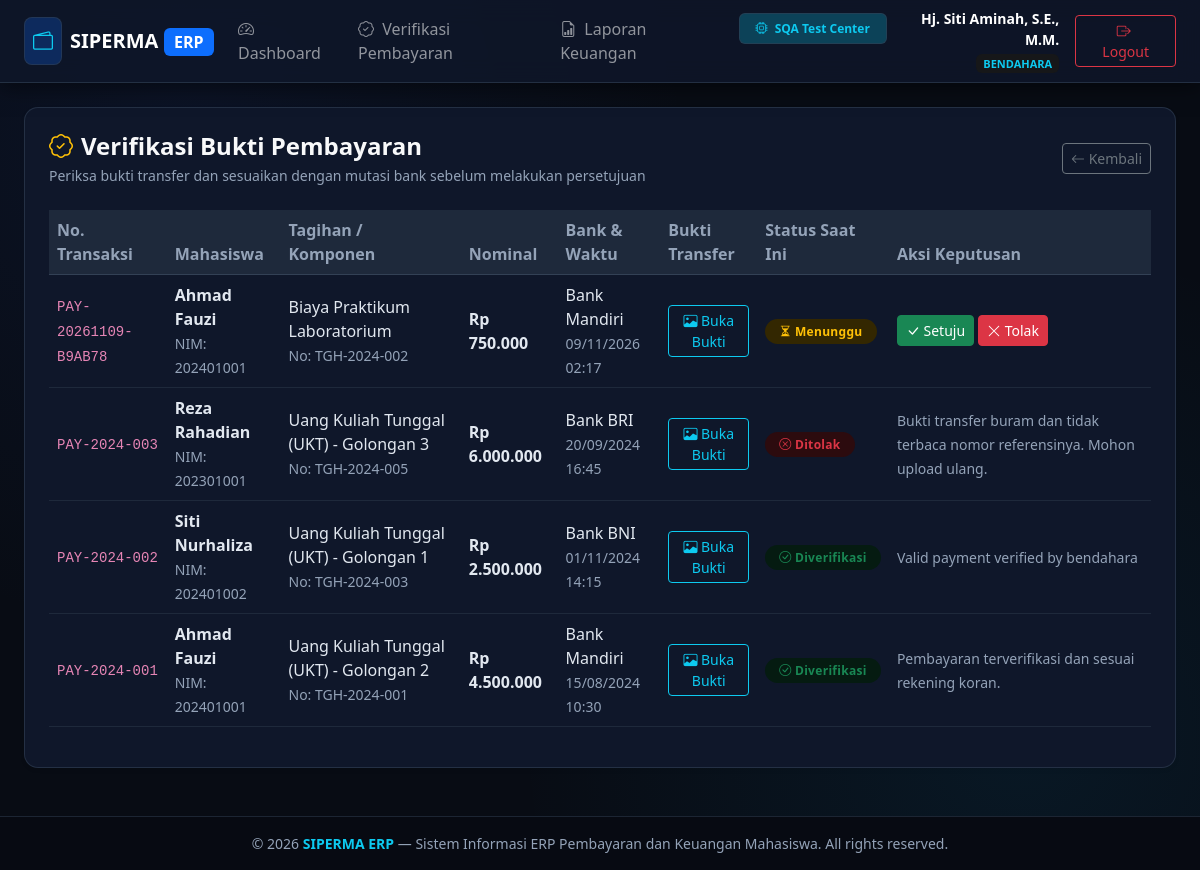
Page /bendahara/verifikasi (signed in) on the earlier database version.
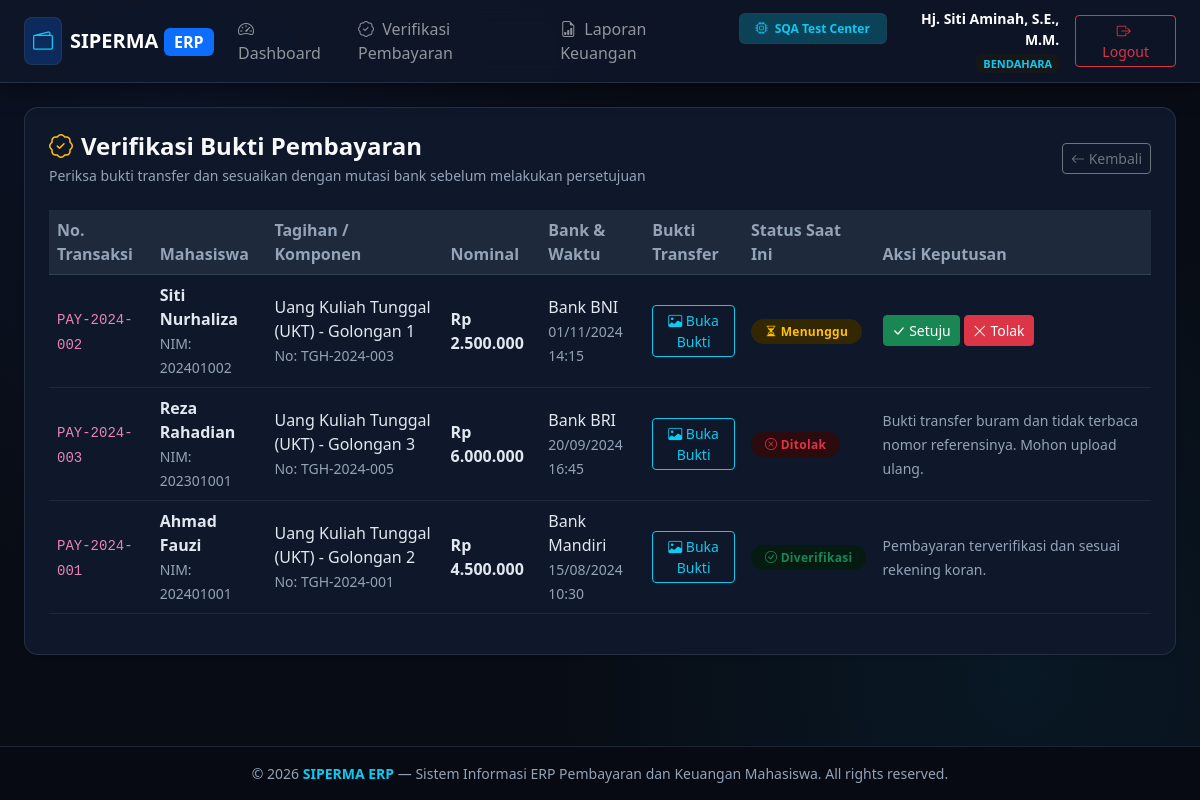
Same page on the later database version.
### tables this page shows
CREATE TABLE pembayaran (
    id INTEGER PRIMARY KEY AUTOINCREMENT,
    nomor_transaksi VARCHAR(50) UNIQUE NOT NULL,
    tagihan_id INTEGER NOT NULL,
    mahasiswa_id INTEGER NOT NULL,
    nominal_bayar DECIMAL(12,2) NOT NULL,
    metode_pembayaran VARCHAR(50) NOT NULL,
    bank_tujuan VARCHAR(50),
    bukti_transfer VARCHAR(255) NOT NULL,
    tanggal_bayar DATETIME NOT NULL,
    status VARCHAR(20) DEFAULT 'menunggu_verifikasi' CHECK(status IN ('menunggu_verifikasi', 'diverifikasi', 'ditolak')),
    diverifikasi_oleh INTEGER NULL,
    tanggal_verifikasi DATETIME NULL,
    catatan TEXT NULL,
    created_at DATETIME DEFAULT CURRENT_TIMESTAMP,
    FOREIGN KEY (tagihan_id) REFERENCES tagihan(id) ON DELETE CASCADE,
    FOREIGN KEY (mahasiswa_id) REFERENCES mahasiswa(id) ON DELETE CASCADE,
    FOREIGN KEY (diverifikasi_oleh) REFERENCES users(id) ON DELETE SET NULL
);

CREATE TABLE mahasiswa (
    id INTEGER PRIMARY KEY AUTOINCREMENT,
    user_id INTEGER NULL,
    nim VARCHAR(20) UNIQUE NOT NULL,
    nama VARCHAR(100) NOT NULL,
    prodi VARCHAR(100) NOT NULL,
    angkatan VARCHAR(10) NOT NULL,
    email VARCHAR(100),
    telepon VARCHAR(20),
    status VARCHAR(20) DEFAULT 'aktif' CHECK(status IN ('aktif', 'cuti', 'lulus', 'drop_out')),
    created_at DATETIME DEFAULT CURRENT_TIMESTAMP,
    FOREIGN KEY (user_id) REFERENCES users(id) ON DELETE SET NULL
);

CREATE TABLE jenis_biaya (
    id INTEGER PRIMARY KEY AUTOINCREMENT,
    kode VARCHAR(20) UNIQUE NOT NULL,
    nama VARCHAR(100) NOT NULL,
    nominal_default DECIMAL(12,2) NOT NULL,
    keterangan TEXT,
    status VARCHAR(20) DEFAULT 'aktif' CHECK(status IN ('aktif', 'nonaktif')),
    created_at DATETIME DEFAULT CURRENT_TIMESTAMP
);

CREATE TABLE tagihan (
    id INTEGER PRIMARY KEY AUTOINCREMENT,
    nomor_tagihan VARCHAR(50) UNIQUE NOT NULL,
    mahasiswa_id INTEGER NOT NULL,
    jenis_biaya_id INTEGER NOT NULL,
    semester VARCHAR(20) NOT NULL,
    nominal DECIMAL(12,2) NOT NULL,
    tanggal_terbit DATE NOT NULL,
    tanggal_jatuh_tempo DATE NOT NULL,
    status VARCHAR(20) DEFAULT 'belum_bayar' CHECK(status IN ('belum_bayar', 'menunggu_verifikasi', 'lunas', 'ditolak', 'dibatalkan')),
    created_at DATETIME DEFAULT CURRENT_TIMESTAMP,
    FOREIGN KEY (mahasiswa_id) REFERENCES mahasiswa(id) ON DELETE CASCADE,
    FOREIGN KEY (jenis_biaya_id) REFERENCES jenis_biaya(id) ON DELETE RESTRICT
);

### src/Views/bendahara/verifikasi.php (the view, shortened to what this page needs)
<?php $pageTitle = 'Verifikasi Pembayaran'; require_once __DIR__ . '/../layouts/header.php'; ?>
<div class="card card-custom bg-white p-3 p-md-4 shadow-sm mb-4">
    <div class="page-header-responsive mb-4">
        <div>
            <h4 class="fw-bold text-light mb-1"><i class="bi bi-patch-check me-2 text-warning"></i>Verifikasi Bukti Pembayaran</h4>
            <p class="text-muted small mb-0">Periksa bukti transfer dan sesuaikan dengan mutasi bank sebelum melakukan persetujuan</p>
        </div>
        <div class="page-actions-responsive">
            <a href="/bendahara/dashboard" class="btn btn-outline-secondary btn-sm"><i class="bi bi-arrow-left"></i> Kembali</a>
        </div>
    </div>
    <div class="table-responsive">
        <table class="table table-hover table-custom align-middle">
            <thead>
                <tr>
                    <th>No. Transaksi</th>
                    <th>Mahasiswa</th>
                    <th>Tagihan / Komponen</th>
                    <th>Nominal</th>
                    <th>Bank & Waktu</th>
                    <th>Bukti Transfer</th>
                    <th>Status Saat Ini</th>
                    <th>Aksi Keputusan</th>
                </tr>
            </thead>
            <tbody>
                <?php if (empty($pembayaranList)): ?>
                <tr><td colspan="8" class="text-center text-muted py-4">Tidak ada data pembayaran yang ditemukan</td></tr>
                <?php else: foreach ($pembayaranList as $p): ?>
                <tr>
                    <td><code><?= htmlspecialchars($p['nomor_transaksi']) ?></code></td>
                    <td>
                        <strong><?= htmlspecialchars($p['nama_mahasiswa']) ?></strong><br>
                        <small class="text-muted">NIM: <?= htmlspecialchars($p['nim']) ?></small>
                    </td>
                    <td>
                        <?= htmlspecialchars($p['nama_biaya']) ?><br>
                        <small class="text-muted">No: <?= htmlspecialchars($p['nomor_tagihan']) ?></small>
                    </td>
                    <td class="fw-bold text-primary">Rp <?= number_format($p['nominal_bayar'], 0, ',', '.') ?></td>
                    <td>
                        <?= htmlspecialchars($p['bank_tujuan']) ?><br>
                        <small class="text-muted"><?= date('d/m/Y H:i', strtotime($p['tanggal_bayar'])) ?></small>
                    </td>
                    <td>
                        <button type="button" class="btn btn-sm btn-outline-info" data-bs-toggle="modal" data-bs-target="#modalBukti<?= $p['id'] ?>">
                            <i class="bi bi-image"></i> Buka Bukti
                        </button>
                    </td>
                    <td>
                        <?php if ($p['status'] === 'diverifikasi'): ?>
                            <span class="badge bg-success-subtle text-success badge-status"><i class="bi bi-check-circle"></i> Diverifikasi</span>
                        <?php elseif ($p['status'] === 'menunggu_verifikasi'): ?>
                            <span class="badge bg-warning-subtle text-warning badge-status"><i class="bi bi-hourglass-split"></i> Menunggu</span>
                        <?php elseif ($p['status'] === 'ditolak'): ?>
                            <span class="badge bg-danger-subtle text-danger badge-status"><i class="bi bi-x-circle"></i> Ditolak</span>
                        <?php endif; ?>
                    </td>
                    <td>
                        <?php if ($p['status'] === 'menunggu_verifikasi'): ?>
                        <div class="d-flex gap-1">
                            <form action="/bendahara/verifikasi" method="POST" onsubmit="return confirm('Apakah Anda yakin ingin memverifikasi dan menyetujui pembayaran ini?')">
                                <button type="submit" class="btn btn-sm btn-success" title="Setujui Pembayaran"><i class="bi bi-check-lg"></i> Setuju</button>
                            </form>
                            <button type="button" class="btn btn-sm btn-danger" data-bs-toggle="modal" data-bs-target="#modalReject<?= $p['id'] ?>" title="Tolak Pembayaran">
                                <i class="bi bi-x-lg"></i> Tolak
                            </button>
                        </div>
                        <?php else: ?>
                            <small class="text-muted"><?= htmlspecialchars($p['catatan'] ?? 'Sudah diproses') ?></small>
                        <?php endif; ?>
                    </td>
                </tr>
                <?php endforeach; endif; ?>
            </tbody>
        </table>
    </div>
</div>
<?php require_once __DIR__ . '/../layouts/footer.php'; ?>

Differences in the rows shown:
removed pembayaran: nomor_transaksi "PAY-20261109-B9AB78", mahasiswa.nama "Ahmad Fauzi", mahasiswa.nim "202401001", jenis_biaya.nama "Biaya Praktikum Laboratorium", tagihan.nomor_tagihan "TGH-2024-002", nominal_bayar "750.000", bank_tujuan "Bank Mandiri", tanggal_bayar "09/11/2026 02:17", shows "Menunggu"
changed pembayaran "Bank BNI": catatan "Valid payment verified by bendahara" → (not shown); status "Diverifikasi" → "Menunggu Setuju Tolak"; moves up the list
